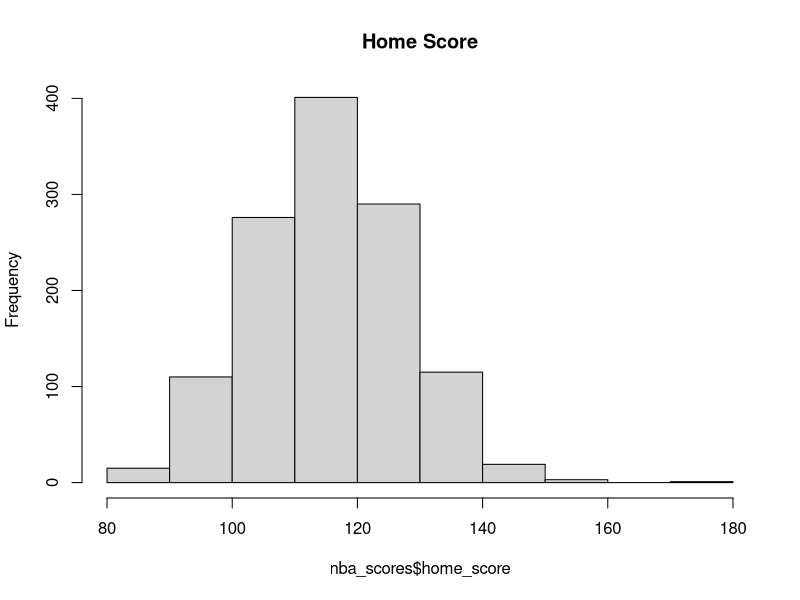
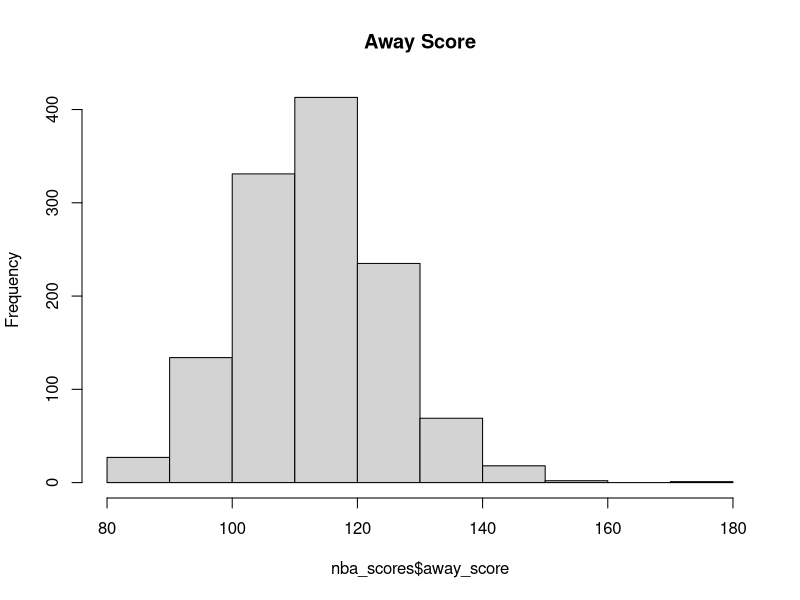
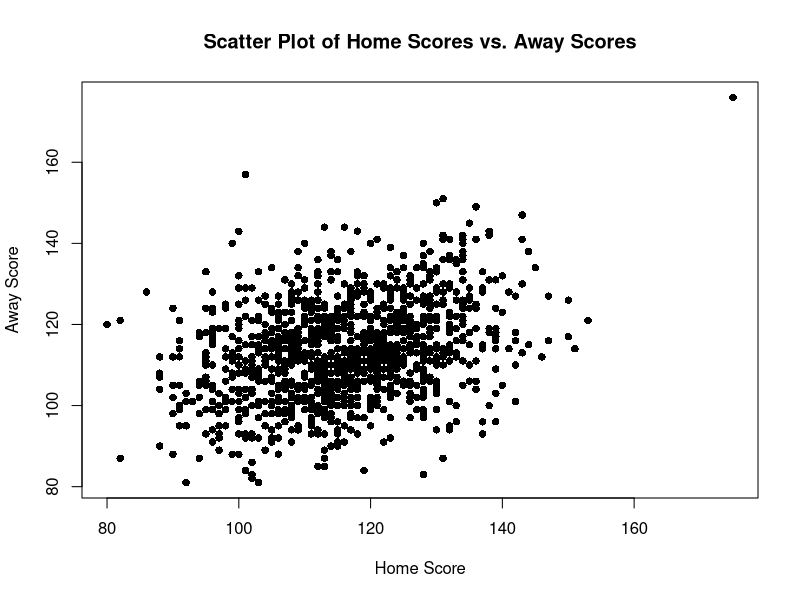
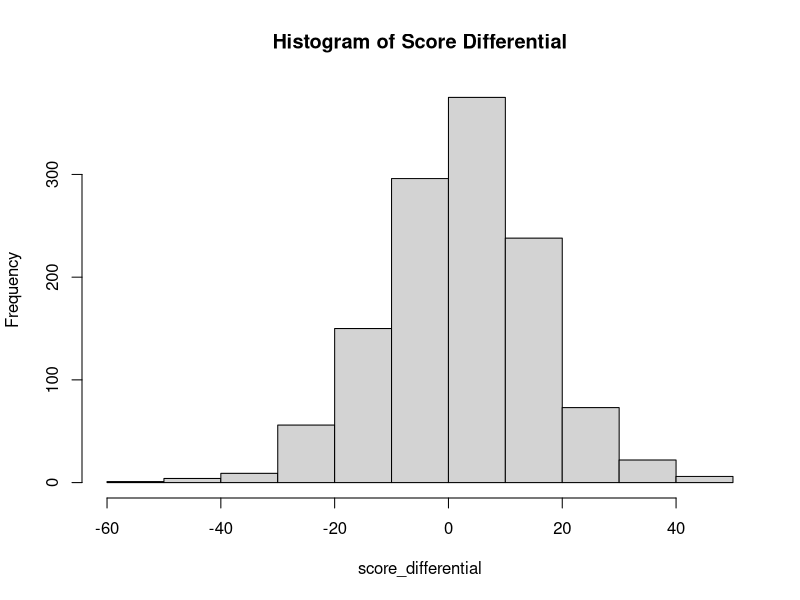
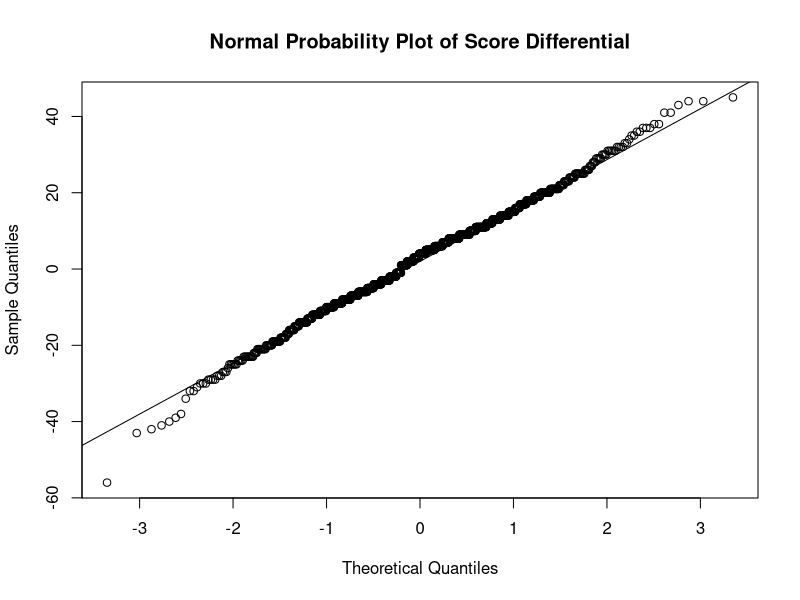
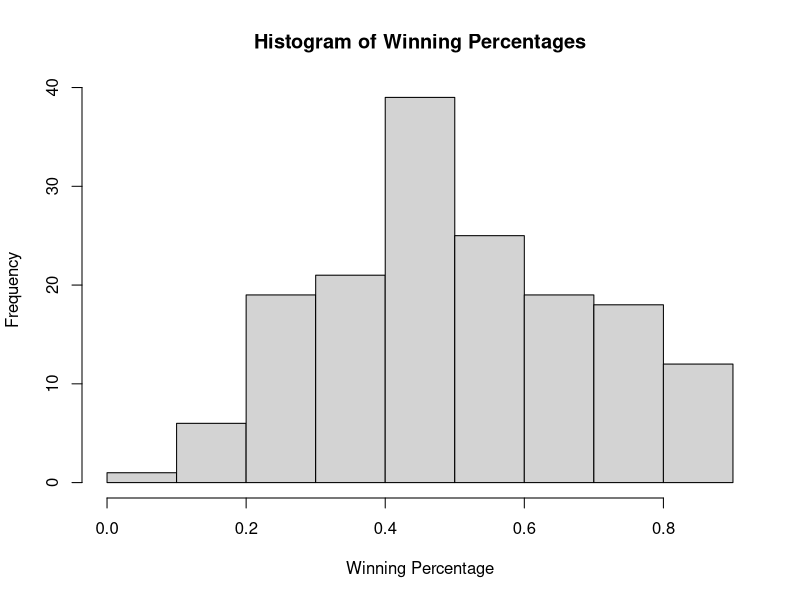
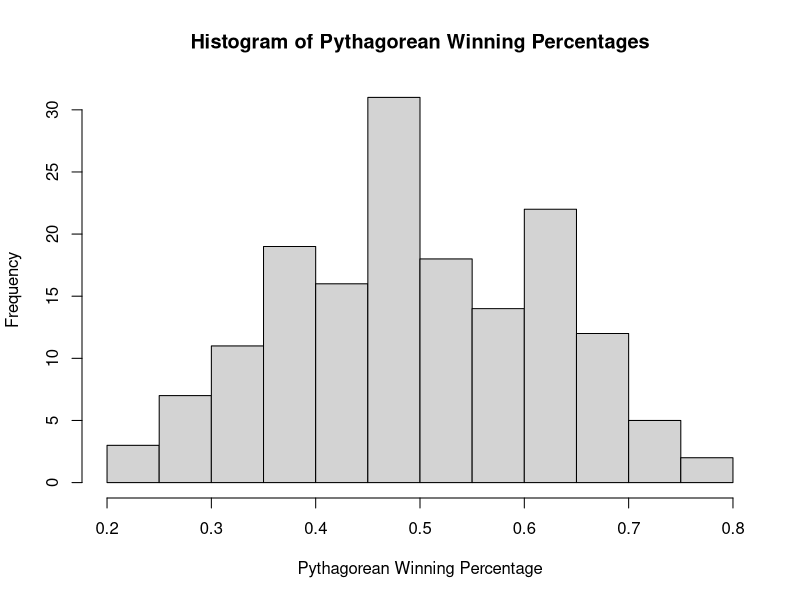
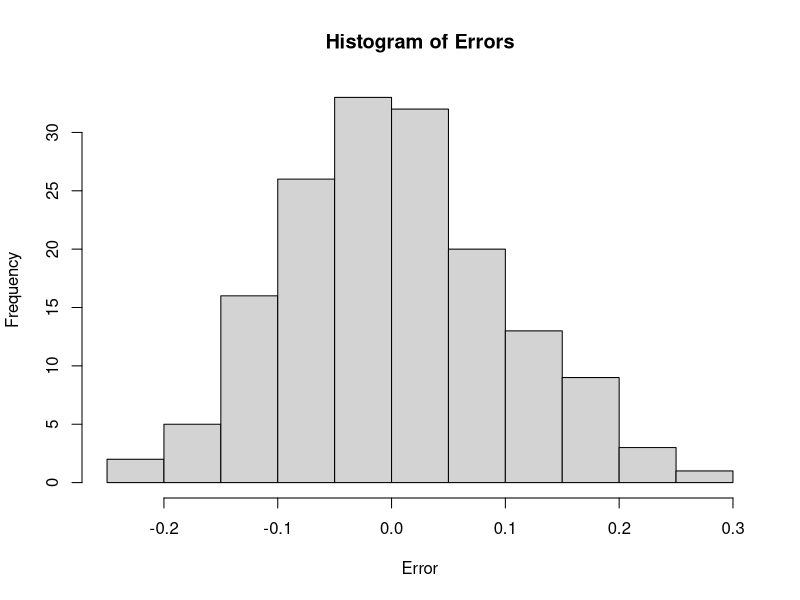

Generate these figures, in order, with R:
## ---- chunk 1
nba_scores <- read.csv("nba_scores.csv")
epl_scores <- read.csv("epl_scores.csv")
nfl_scoring <- read.csv("nfl_scoring.csv")

## ---- chunk 2
hist(nba_scores$home_score, main = "Home Score")
mean(nba_scores$home_score)
sd(nba_scores$home_score)

hist(nba_scores$away_score, main = "Away Score")
mean(nba_scores$away_score)
sd(nba_scores$away_score)

## ---- chunk 3
plot(nba_scores$home_score, nba_scores$away_score, main = "Scatter Plot of Home Scores vs. Away Scores", xlab = "Home Score", ylab = "Away Score",  pch = 16)

cor(nba_scores$home_score, nba_scores$away_score)
## ---- chunk 4
score_differential <- nba_scores$home_score - nba_scores$away_score
hist(score_differential, main = "Histogram of Score Differential")
mean(score_differential)
sd(score_differential)
## ---- chunk 5
qqnorm(score_differential, main = "Normal Probability Plot of Score Differential")
qqline(score_differential)
shapiro.test(score_differential)

## ---- chunk 6
mean(nba_scores$home_score > 110 & nba_scores$away_score < 105)
## ---- chunk 7
table(epl_scores$home_score)
table(epl_scores$away_score)

mean(epl_scores$home_score)
sd(epl_scores$home_score)

mean(epl_scores$away_score)
sd(epl_scores$away_score)
## ---- chunk 8
mean_home <- mean(epl_scores$home_score)

# error fix length is not a multiple of shorter object length
scores <- length(epl_scores$home_score) 

exp_home = dpois(c(0:5), mean_home) * scores
exp_home

## ---- chunk 9
truncated <- table(epl_scores$home_score)[1:7]
mean_home <- mean(epl_scores$home_score)
scores <- length(epl_scores$home_score) 
exp_home <- dpois(c(1:7), mean_home) * scores
chi <- sum((truncated - exp_home)^2 / exp_home)
chi

# degrees of number of degrees − 1
p_val <- pchisq(chi, length(truncated)-1, lower.tail = FALSE)
p_val


## ---- chunk 10
truncated <- table(epl_scores$away_score)[1:5]
mean_home <- mean(epl_scores$away_score)
scores <- length(epl_scores$away_score) 
exp_home <- dpois(c(1:5), mean_home) * scores
chi <- sum((truncated - exp_home)^2 / exp_home)
chi

# degrees of number of degrees − 1
p_val <- pchisq(chi, length(truncated)-1, lower.tail = FALSE)
p_val


## ---- chunk 11
scoreline_distribution <- table(epl_scores$home_score, epl_scores$away_score) / nrow(epl_scores)
scoreline_distribution
## ---- chunk 12
proportion <- sum(epl_scores$home_score == 2 & epl_scores$away_score == 1) / nrow(epl_scores)
proportion
## ---- chunk 13


first_season = 2018
last_season = 2022

season <- nfl_scoring[which(nfl_scoring$season >= first_season & nfl_scoring$season <= last_season & nfl_scoring$wins > 0 & nfl_scoring$losses > 0), ]


model <- lm(log(wins/games) ~ 0 + log(scored - allowed), data = season)
summary(model)

## ---- chunk 14
nfl_scoring$wpct <- nfl_scoring$wins / (nfl_scoring$wins + nfl_scoring$losses)
nfl_scoring$pyth_wpct <- nfl_scoring$scored^2 / (nfl_scoring$scored^2 + nfl_scoring$allowed^2)
nfl_scoring$error1 <- nfl_scoring$wpct - nfl_scoring$pyth_wpct

hist(nfl_scoring$wpct, xlab = "Winning Percentage", main = "Histogram of Winning Percentages")
hist(nfl_scoring$pyth_wpct, xlab = "Pythagorean Winning Percentage", main = "Histogram of Pythagorean Winning Percentages")
hist(nfl_scoring$error1, xlab = "Error", main = "Histogram of Errors")
## ---- chunk 15
plot(nfl_scoring$pyth_wpct, nfl_scoring$wpct, xlab = "Pythagorean Winning Percentage", ylab = "Actual Winning Percentage", pch = 19)
abline(a = 0, b = 1)

cor(nfl_scoring$pyth_wpct, nfl_scoring$wpct)
## ---- chunk 16
nfl_scoring$close_pyth_wpct <- (nfl_scoring$scored^2 + nfl_scoring$close_wins) / ((nfl_scoring$scored^2 + nfl_scoring$allowed^2) + nfl_scoring$close_games)
nfl_scoring$error_close <- nfl_scoring$wpct - nfl_scoring$close_pyth_wpct

hist(nfl_scoring$close_pyth_wpct, xlab = "Close Pythagorean Winning Percentage", main = "Histogram of Close Pythagorean Winning Percentages")
hist(nfl_scoring$error_close, xlab = "Error", main = "Histogram of Errors for Close Pythagorean Winning Percentages")

plot(nfl_scoring$close_pyth_wpct, nfl_scoring$wpct, xlab = "Close Pythagorean Win Percentage", ylab = "Actual Winning Percentage",  pch = 19)

cor(nfl_scoring$close_pyth_wpct, nfl_scoring$wpct)
## ---- chunk 17
library(Metrics)

mae(nfl_scoring$pyth_wpct, nfl_scoring$wpct)
mae(nfl_scoring$close_pyth_wpct, nfl_scoring$wpct)
